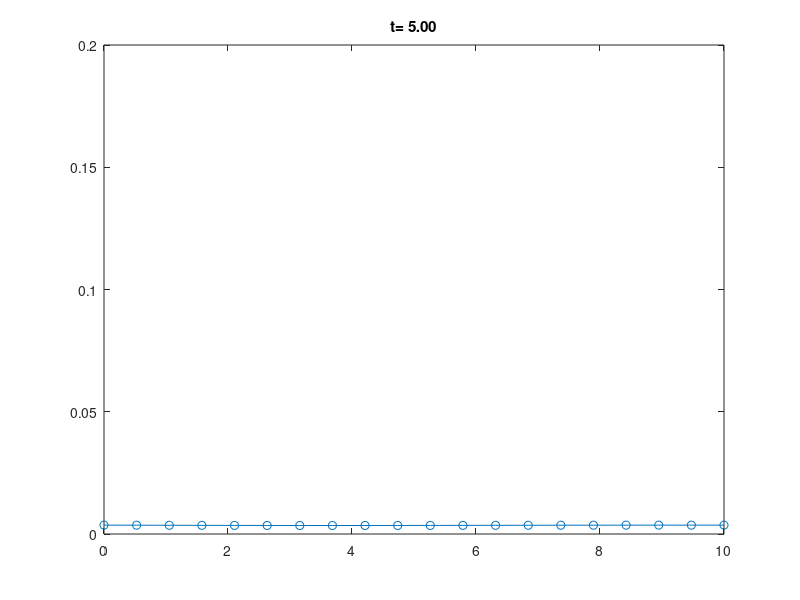

MATLAB code to generate this figure:
% PDE Equation for solving
%Ct=-u*Cx+kCxx +qs   Advection equation with source term
% Ct=time derivative
% Cx= spatial derivative
% u= Velocity
% qs= Source term

%% Domain 
% Space
% Define total length of the domain (Lx) in meters
Lx=10;
% Divide the total length of domain into small parts (dx)
dx=0.5;
% Calculate the number of nodes
nx=fix(Lx/dx); % fix command outputs interger
% store the individual node points in a variable x
x=linspace(0,Lx,nx);

% Time
% setup the time in domain

% define the total time to be run
T=5; % seconds
% the interval of time that should be used in Calculation is given by CFL
% CFL Number
CFL=0.05;     % ( CFL=v*Dt/Dx)
v=1; % Velocity is 1 (given)
% define the time interval now
dt=CFL*dx/v;
% Calculate the total number of time steps
nt=fix(T/dt);

%% Field Arrays
%Variables
C=zeros(nx,1);

% parameters ( here parameters are speed)
u=zeros(nx,1);
k=zeros(nx,1);

%% Initail conditions 
 t=0;
 C(:)=0;
 u(:)=1;
 k(:)=2;

%% Time stepping loop
 % for starting the simulation this part is the one that performs the
 % analysis at every time step 
 % thus loop is give for every time step

for n=1:nt

    % Boundary conditions
 % for periodic boundary ( where the convection occurs periodically)
 C(end)=C(end-1)
 C(1)=C(end)

    % Source 
     if n==1
         C(1)=1; % You can set it up for whatever the source value is 
    % here the source value is 1
    % else
         %C(1)=0
     end

    

    % Solution
    t=t+dt;
    Cn=C
    for i= 2:nx-1
        % Advection term
         A=u(i)*((Cn(i)-Cn(i-1))/dx);
         % Diffusion term
         D=k(i)*(Cn(i+1)-2*Cn(i)+Cn(i-1))/dx^2
        % Eulers method
        C(i)=Cn(i)+dt*((-A)+(D));
    end
    % Check convergence

    % Visulaize at selected steps
    %clf;
    plot(x,C,'-o')
    title( sprintf('t= %.2f',t)); % .2f denotes the 2 decimal places
    axis([0 Lx 0 0.2]);
    shg; pause(0.01);

    % shg makes the current figure visible and places it in front of all other figures on the screen

end





